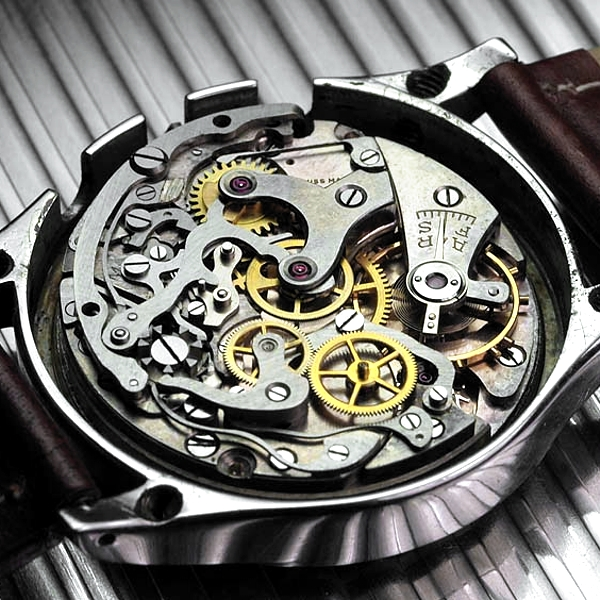
#> input picture CHAPTER06/exercise/images/image1.jpg, 600 x 600 px
$ python 13.py
#> lines starting #> are read from the running program, lines starting #| are printed output that depends on the picture
import numpy as np, cv2

image = cv2.imread("images/image1.jpg", cv2.IMREAD_COLOR)
#> image is the input picture: shape (600, 600, 3); mean B, G, R 106.6, 111, 112

blue, green, red = cv2.split(image)
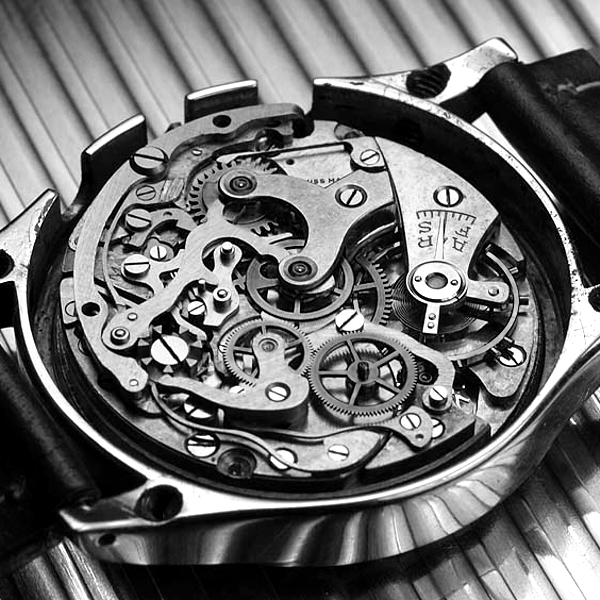
#> blue: shape (600, 600); min 0, max 255, mean 106.6
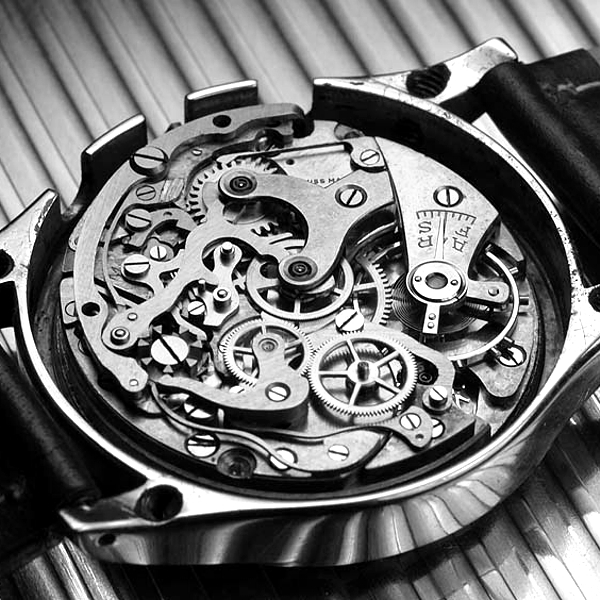
#> green: shape (600, 600); min 0, max 255, mean 111

y = 0.299*red + 0.587*green + 0.114*blue
cb = (red-y)*0.564 + 128
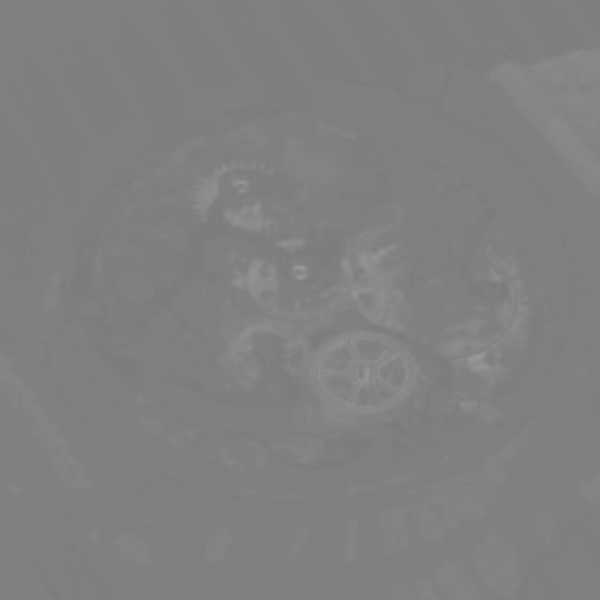
#> cb: shape (600, 600) float64; min 123.5, max 153.4, mean 128.7
cr = (blue-y)*0.713 + 128
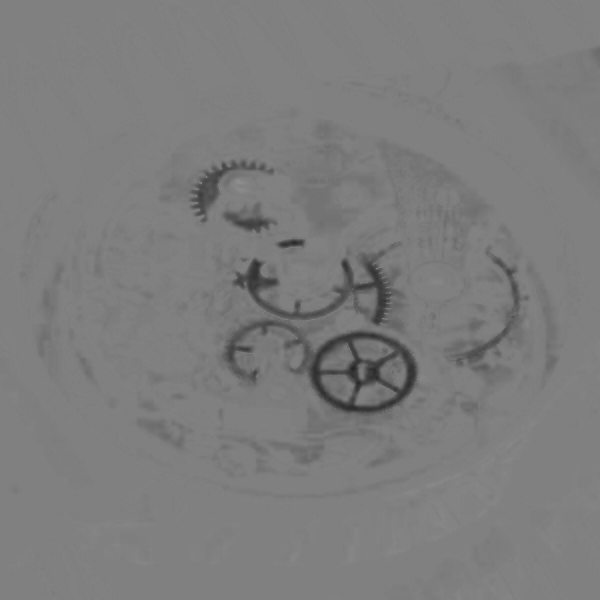
#> cr: shape (600, 600) float64; min 35.77, max 143, mean 125

r = y + 1.403*(cr-128)
g = y - 0.714*(cr-128) - 0.344*(cb-128)
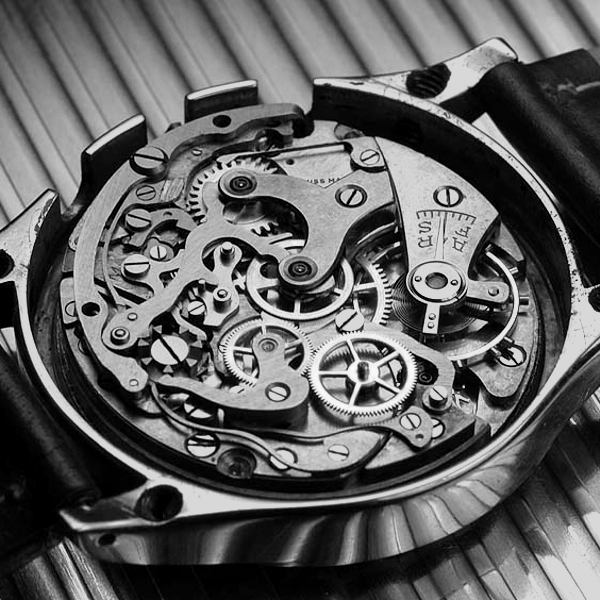
#> g: shape (600, 600) float64; min -0.945, max 301, mean 112.7; drawn with min black and max white
b = y + 1.773*(cb-128)
ycbcr = cv2.merge([cr, cb, y])
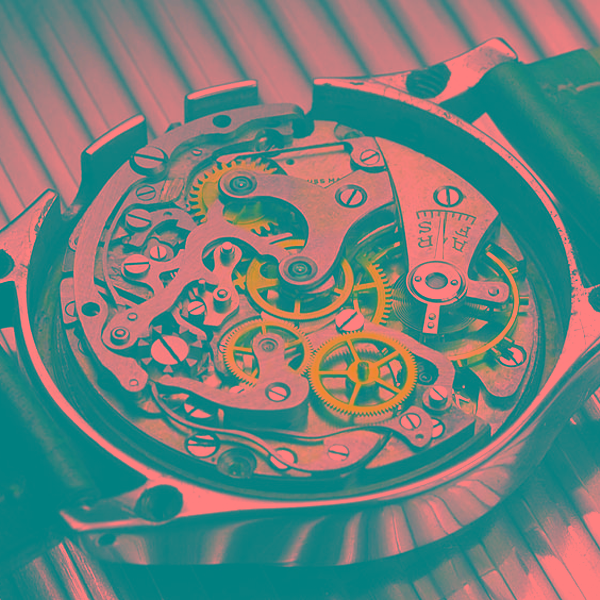
#> ycbcr: shape (600, 600, 3) float64; mean of channels 0, 1, 2 125, 128.7, 110.8; drawn as B, G, R
rgb = cv2.merge([b, g, r])
ycbcr = cv2.convertScaleAbs(ycbcr)
rgb = cv2.convertScaleAbs(rgb)
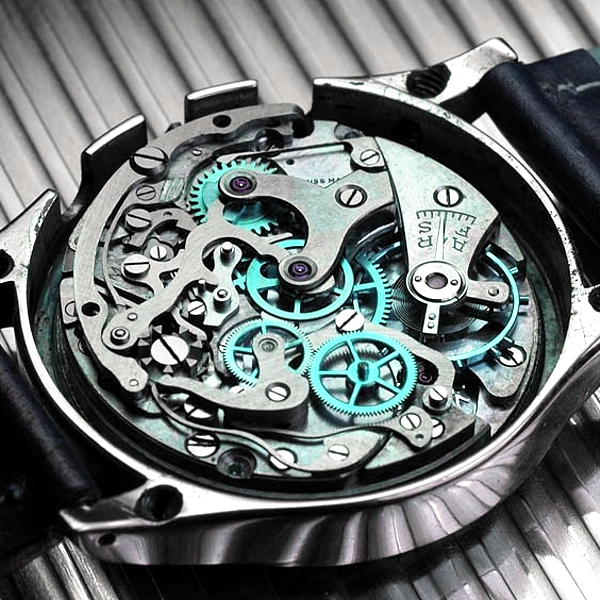
#> rgb: shape (600, 600, 3); mean of channels 0, 1, 2 112, 112.4, 106.6; drawn as B, G, R
cv2.imshow("image", image)
cv2.imshow("YCbCr", ycbcr)
cv2.imshow("RGB", rgb)
cv2.waitKey(0)

$ run again, with CHAPTER06/exercise/images/image2.jpg copied over CHAPTER06/exercise/images/image1.jpg
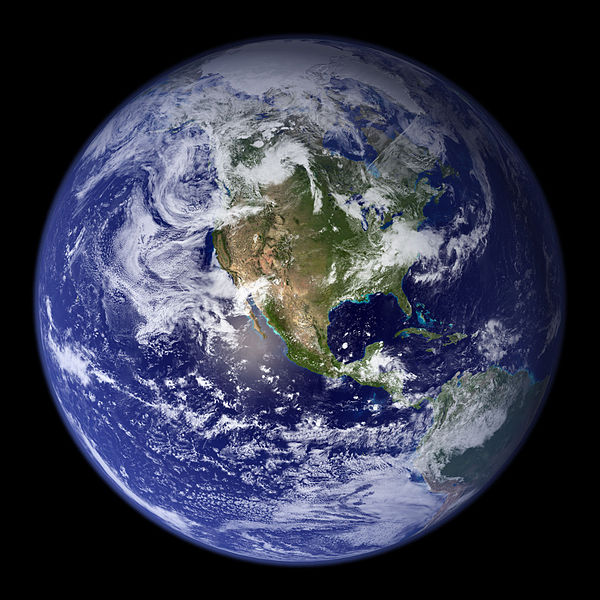
#> input picture CHAPTER06/exercise/images/image2.jpg, 600 x 600 px
#> image is the input picture: shape (600, 600, 3); mean B, G, R 76.1, 57.9, 54.6
#> `ycbcr = cv2.merge([cr, cb, y])`:
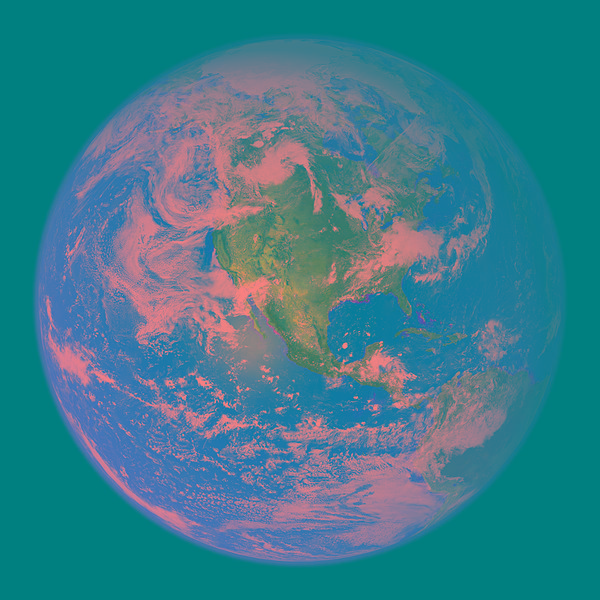
#> ycbcr: shape (600, 600, 3) float64; mean of channels 0, 1, 2 140.2, 125.6, 59; drawn as B, G, R
#> `rgb = cv2.convertScaleAbs(rgb)`:
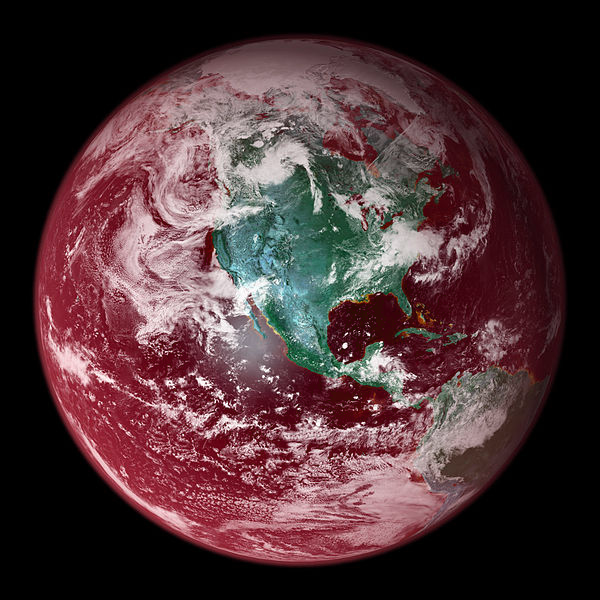
#> rgb: shape (600, 600, 3); mean of channels 0, 1, 2 54.6, 51.4, 76.1; drawn as B, G, R
